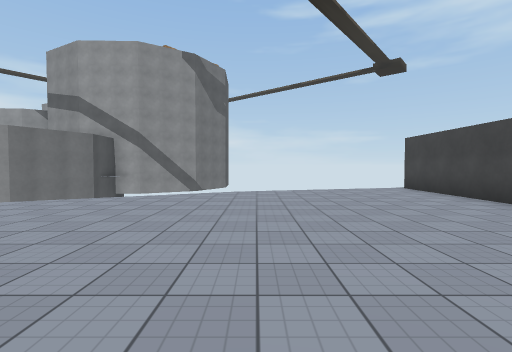
[1] (above)

18 first-person views from a walk through a 3-D level made in the Unity game engine. The camera is 1.4 m above the floor, tilts 2° down and sees 85° across. The floor is counted in squares, 2 m on a side. Each view is taken from the middle of a square. On the plan, view 1 faces up. The plan holds only what a view shows up to about 9 squares ahead; the rest is blank. The place goes on beyond the plan. The player character is not drawn. Some animated figures are not drawn. Some surface patterns are stand-ins.

[2]
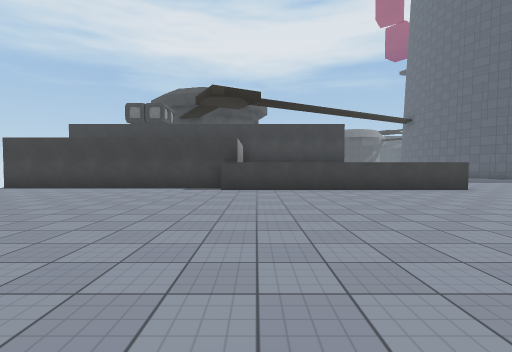

[3]
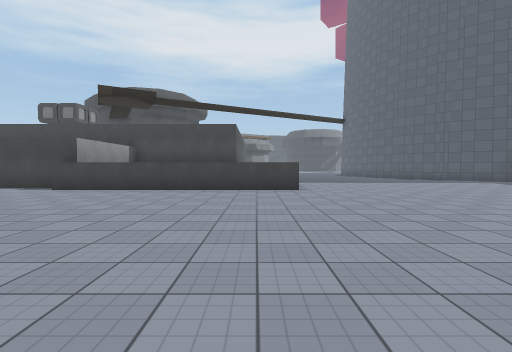

[4]
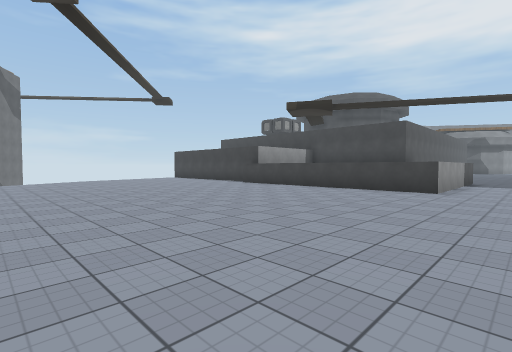

[5]
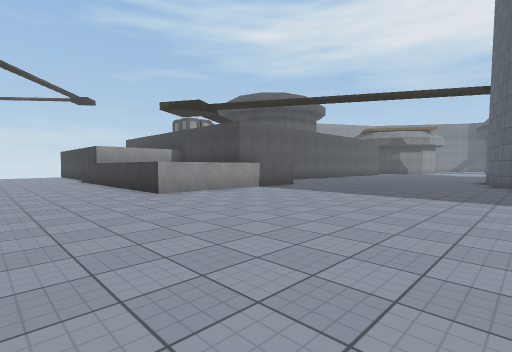

[6]
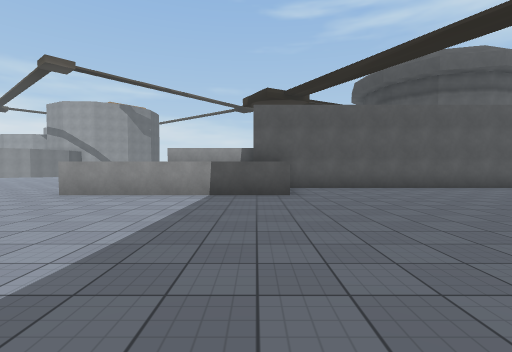

[7]
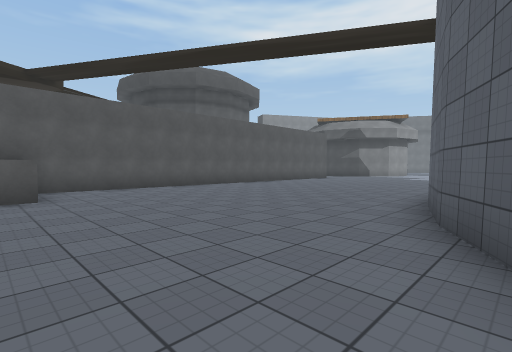

[8]
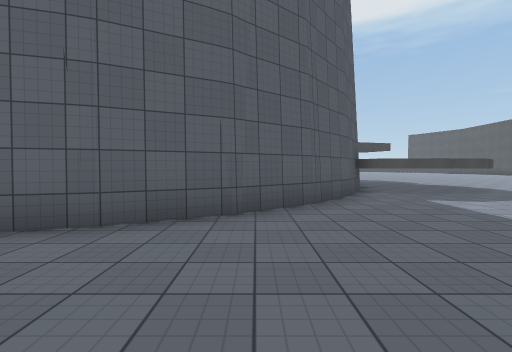

[9]
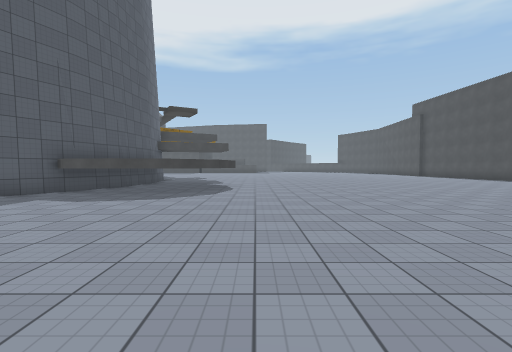

[10]
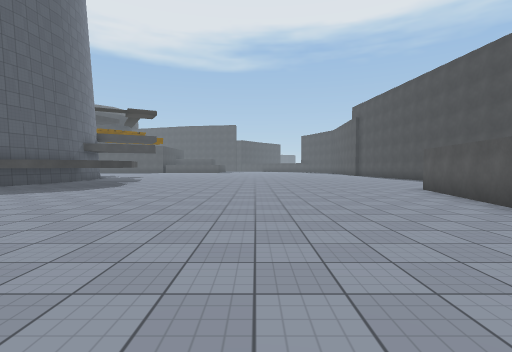

[11]
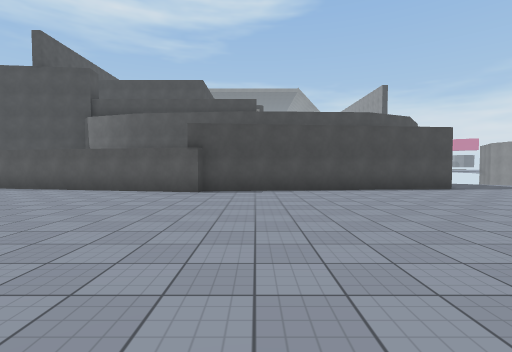

[12]
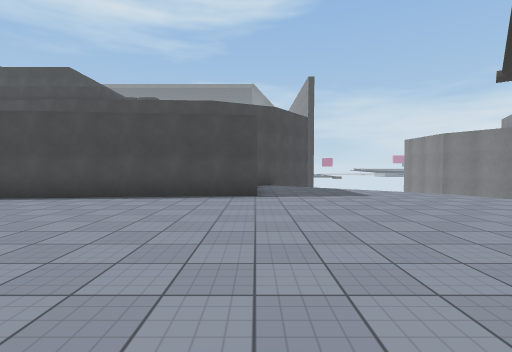

[13]
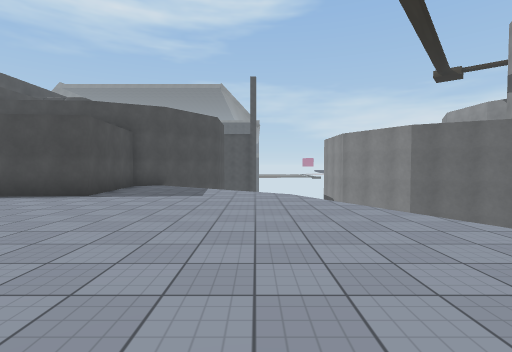

[14]
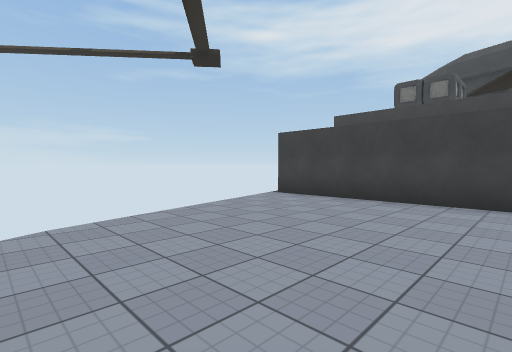

[15]
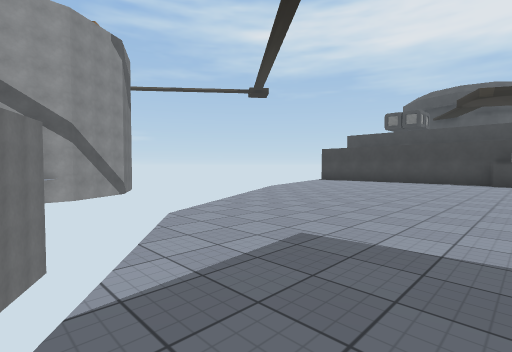

[16]
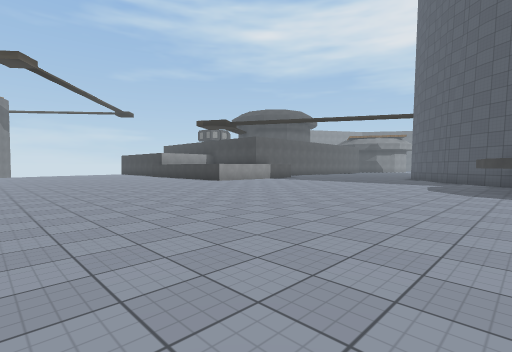

[17]
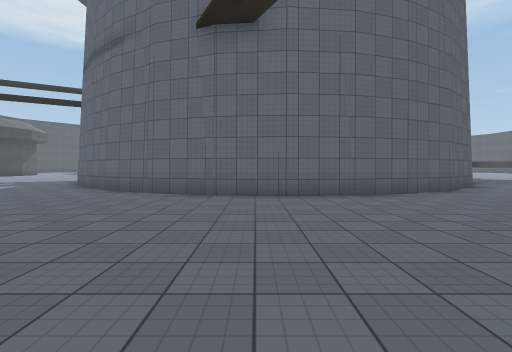

[18]
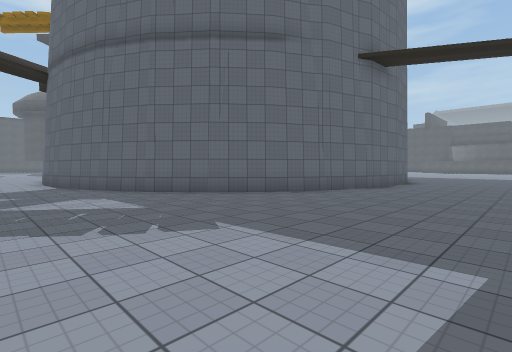

### Floor plan
Points are (right, up) in squares from view 1. A wall is a line through its corners. A room is listed if a view was taken in it or the views show most of it. See-through windows are left out.
Room 1 (views 1, 2, 3, 4, 5, 6, 7, 8, 9, 10, 11, 12, 13, 14, 15, 16, 17, 18)
walls: (9.9, -5.3) (4.2, -5.3) (4.2, 2.1); (11.2, -12.1) (12.9, -11.2); (12.7, -11.2) (14.5, -10.7); (9.9, -13.2) (11.3, -12.1); (14.4, -10.7) (16.3, -10.5); (4.7, 1.5) (4.7, 8.9); (8.7, -14.6) (10, -13.1); (16.2, -10.5) (18, -10.7); (17.2, -3.1) (10, -3.1); (7.9, -16.2) (8.8, -14.5); (18.1, -10.7) (19.8, -11.3) (21.4, -12.1); (3.8, -17) (4.1, -16.2) (5.1, -15.1) (6.5, -14.7) (7.9, -15.1); (-4.5, -7.5) (-6, -15.5); (21.2, -12) (22.6, -13.2) (23.8, -14.6); (-8, -0.2) (-5.6, 0) (-4.8, -7.5); (23.7, -14.5) (24.6, -16.2); (24.6, -16) (25.1, -17.8); (-7, 10.6) (-7.9, 8.9)

Positions as (right, up) in squares from view 1, and headings:
1: (0, 0), facing up
2: (-4, 1), facing right
3: (-4, -4), facing right
4: (-4, -7), facing up-right
5: (1, -12), facing up-right
6: (9, -12), facing up
7: (9, -12), facing up-right
8: (11, -8), facing down
9: (3, -8), facing down
10: (-1, -7), facing down
11: (3, -6), facing left
12: (1, 0), facing left
13: (1, 4), facing left
14: (-1, 4), facing up-right
15: (-8, 1), facing up-right
16: (-4, -16), facing up-right
17: (17, -4), facing down
18: (27, -7), facing down-left
